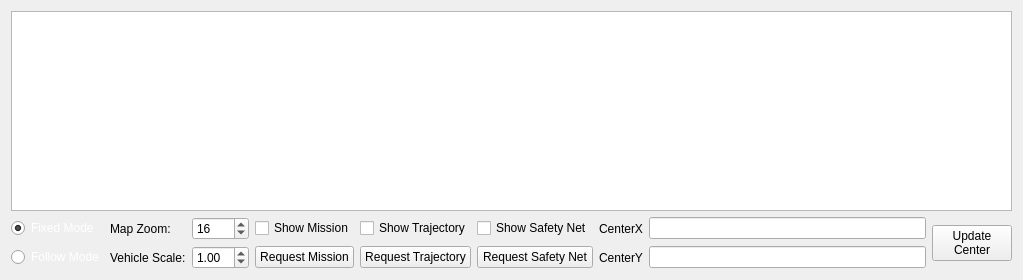
<?xml version="1.0" encoding="UTF-8"?>
<ui version="4.0">
 <class>WidgetOverheadMap</class>
 <widget class="QWidget" name="WidgetOverheadMap">
  <property name="geometry">
   <rect>
    <x>0</x>
    <y>0</y>
    <width>1023</width>
    <height>280</height>
   </rect>
  </property>
  <property name="sizePolicy">
   <sizepolicy hsizetype="Expanding" vsizetype="Expanding">
    <horstretch>0</horstretch>
    <verstretch>0</verstretch>
   </sizepolicy>
  </property>
  <property name="maximumSize">
   <size>
    <width>16777215</width>
    <height>16777215</height>
   </size>
  </property>
  <property name="windowTitle">
   <string>Form</string>
  </property>
  <layout class="QGridLayout" name="gridLayout">
   <item row="0" column="0">
    <layout class="QVBoxLayout" name="verticalLayout">
     <item>
      <widget class="GraphicsMapView" name="mapView"/>
     </item>
     <item>
      <layout class="QHBoxLayout" name="horizontalLayout">
       <item>
        <layout class="QGridLayout" name="gridLayout_2">
         <item row="0" column="2">
          <widget class="QDoubleSpinBox" name="zoomBox">
           <property name="decimals">
            <number>0</number>
           </property>
           <property name="minimum">
            <double>12.000000000000000</double>
           </property>
           <property name="maximum">
            <double>17.000000000000000</double>
           </property>
           <property name="singleStep">
            <double>1.000000000000000</double>
           </property>
           <property name="value">
            <double>16.000000000000000</double>
           </property>
          </widget>
         </item>
         <item row="0" column="1">
          <widget class="QLabel" name="zoomLabel">
           <property name="text">
            <string>Map Zoom:</string>
           </property>
          </widget>
         </item>
         <item row="0" column="3">
          <widget class="QCheckBox" name="displayWaypoints">
           <property name="text">
            <string>Show Mission</string>
           </property>
          </widget>
         </item>
         <item row="0" column="7">
          <widget class="QLineEdit" name="CenterX"/>
         </item>
         <item row="1" column="1">
          <widget class="QLabel" name="airplaneScaleLabel">
           <property name="text">
            <string>Vehicle Scale:</string>
           </property>
          </widget>
         </item>
         <item row="1" column="6">
          <widget class="QLabel" name="centerYValue">
           <property name="text">
            <string>CenterY</string>
           </property>
          </widget>
         </item>
         <item row="0" column="6">
          <widget class="QLabel" name="centerXLabel">
           <property name="text">
            <string>CenterX</string>
           </property>
          </widget>
         </item>
         <item row="1" column="7">
          <widget class="QLineEdit" name="CenterY"/>
         </item>
         <item row="1" column="0">
          <widget class="QRadioButton" name="followModeButton">
           <property name="palette">
            <palette>
             <active>
              <colorrole role="WindowText">
               <brush brushstyle="SolidPattern">
                <color alpha="255">
                 <red>255</red>
                 <green>255</green>
                 <blue>255</blue>
                </color>
               </brush>
              </colorrole>
             </active>
             <inactive>
              <colorrole role="WindowText">
               <brush brushstyle="SolidPattern">
                <color alpha="255">
                 <red>255</red>
                 <green>255</green>
                 <blue>255</blue>
                </color>
               </brush>
              </colorrole>
             </inactive>
             <disabled>
              <colorrole role="WindowText">
               <brush brushstyle="SolidPattern">
                <color alpha="255">
                 <red>190</red>
                 <green>190</green>
                 <blue>190</blue>
                </color>
               </brush>
              </colorrole>
             </disabled>
            </palette>
           </property>
           <property name="text">
            <string>Follow Mode</string>
           </property>
          </widget>
         </item>
         <item row="0" column="0">
          <widget class="QRadioButton" name="fixedModeButton">
           <property name="palette">
            <palette>
             <active>
              <colorrole role="WindowText">
               <brush brushstyle="SolidPattern">
                <color alpha="255">
                 <red>255</red>
                 <green>255</green>
                 <blue>255</blue>
                </color>
               </brush>
              </colorrole>
             </active>
             <inactive>
              <colorrole role="WindowText">
               <brush brushstyle="SolidPattern">
                <color alpha="255">
                 <red>255</red>
                 <green>255</green>
                 <blue>255</blue>
                </color>
               </brush>
              </colorrole>
             </inactive>
             <disabled>
              <colorrole role="WindowText">
               <brush brushstyle="SolidPattern">
                <color alpha="255">
                 <red>190</red>
                 <green>190</green>
                 <blue>190</blue>
                </color>
               </brush>
              </colorrole>
             </disabled>
            </palette>
           </property>
           <property name="text">
            <string>Fixed Mode</string>
           </property>
           <property name="checked">
            <bool>true</bool>
           </property>
          </widget>
         </item>
         <item row="1" column="2">
          <widget class="QDoubleSpinBox" name="airplaneScaleBox">
           <property name="singleStep">
            <double>0.010000000000000</double>
           </property>
           <property name="value">
            <double>1.000000000000000</double>
           </property>
          </widget>
         </item>
         <item row="0" column="4">
          <widget class="QCheckBox" name="displayTrajectory">
           <property name="text">
            <string>Show Trajectory</string>
           </property>
          </widget>
         </item>
         <item row="1" column="3">
          <widget class="QPushButton" name="requestMission">
           <property name="text">
            <string>Request Mission</string>
           </property>
          </widget>
         </item>
         <item row="1" column="4">
          <widget class="QPushButton" name="requestTrajectory">
           <property name="text">
            <string>Request Trajectory</string>
           </property>
          </widget>
         </item>
         <item row="0" column="5">
          <widget class="QCheckBox" name="checkBox">
           <property name="text">
            <string>Show Safety Net</string>
           </property>
          </widget>
         </item>
         <item row="1" column="5">
          <widget class="QPushButton" name="requestSafetyNet">
           <property name="text">
            <string>Request Safety Net</string>
           </property>
          </widget>
         </item>
        </layout>
       </item>
       <item>
        <widget class="QPushButton" name="updateCenter">
         <property name="sizePolicy">
          <sizepolicy hsizetype="Minimum" vsizetype="Fixed">
           <horstretch>0</horstretch>
           <verstretch>0</verstretch>
          </sizepolicy>
         </property>
         <property name="text">
          <string>Update
Center</string>
         </property>
        </widget>
       </item>
      </layout>
     </item>
    </layout>
   </item>
  </layout>
 </widget>
 <customwidgets>
  <customwidget>
   <class>GraphicsMapView</class>
   <extends>QGraphicsView</extends>
   <header>ground_station/Widgets/GraphicsMapView.h</header>
  </customwidget>
 </customwidgets>
 <resources/>
 <connections/>
</ui>
